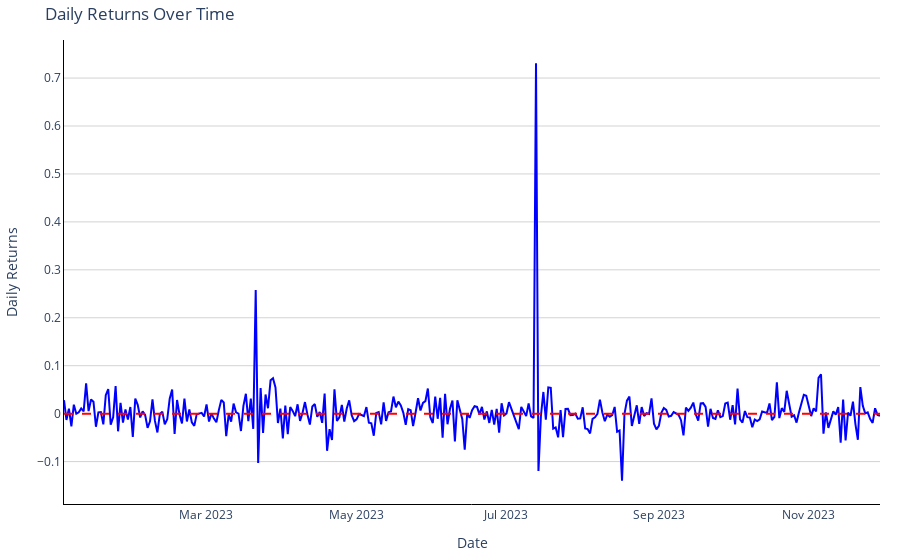

Notebook source saved alongside this figure:
### Code cell
# Creating the Plotly figure
fig = go.Figure()

# Adding the daily returns trace
fig.add_trace(go.Scatter(x=full_data.index,y=daily_returns, mode='lines', name='Daily Returns',
                         line=dict(color='blue', width=2)))

# Highlighting the zero line
fig.add_hline(y=0, line_dash="dash", line_color="red")

# Enhancing the layout for a modern look
fig.update_layout(
    title='Daily Returns Over Time',
    xaxis_title='Date',
    yaxis_title='Daily Returns',
    plot_bgcolor='white',
    xaxis=dict(showline=True, showgrid=False, linecolor='black'),
    yaxis=dict(showline=True, showgrid=True, gridcolor='LightGrey', linecolor='black'),
    margin=dict(l=20, r=20, t=40, b=20),
    hovermode='x'
)

# Show the plot
fig.show()

### Figure 1 — Plotly figure (JSON) as saved in the notebook; plotly's stock layout.template omitted (floating-point values rounded to 4 significant figures; data arrays with more than 128 entries replaced by an {"elided": "..."} marker saying what was removed)
{"data": [{"line": {"color": "blue", "width": 2}, "mode": "lines", "name": "Daily Returns", "type": "scatter", "x": {"elided": "334 str values"}, "y": {"elided": "333 float values"}}], "layout": {"hovermode": "x", "margin": {"b": 20, "l": 20, "r": 20, "t": 40}, "plot_bgcolor": "white", "shapes": [{"line": {"color": "red", "dash": "dash"}, "type": "line", "x0": 0, "x1": 1, "xref": "x domain", "y0": 0, "y1": 0, "yref": "y"}], "title": {"text": "Daily Returns Over Time"}, "xaxis": {"linecolor": "black", "showgrid": false, "showline": true, "title": {"text": "Date"}}, "yaxis": {"gridcolor": "LightGrey", "linecolor": "black", "showgrid": true, "showline": true, "title": {"text": "Daily Returns"}}}}
